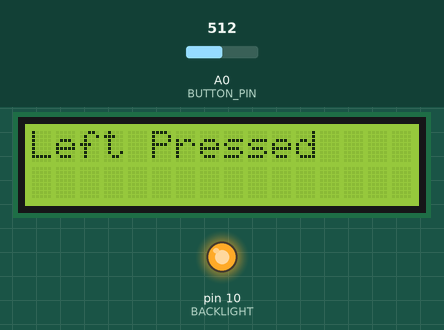
The sketch below on a simulated Arduino Uno, built with avr-gcc and run on an emulated ATmega328P. Shown: 16×2 character LCD, output pins drawn as LEDs (lit = HIGH). Inputs (shaded band) come from the test bench; at power-on: A0 (BUTTON_PIN) = 512.

Above: at 1.2 s.
1.3 s: A0 (BUTTON_PIN) set to 716
At 2.2 s:
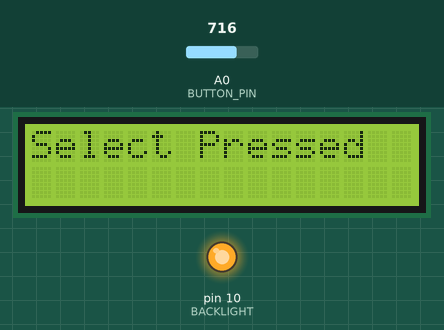
2.9 s: A0 (BUTTON_PIN) set to 306
At 4.1 s:
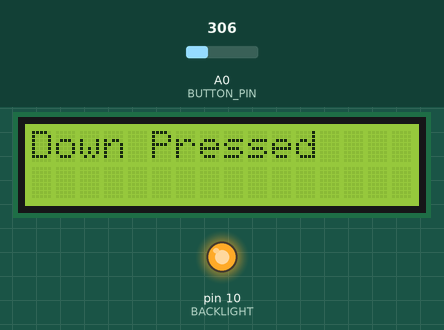
4.4 s: A0 (BUTTON_PIN) set to 122
At 5.5 s:
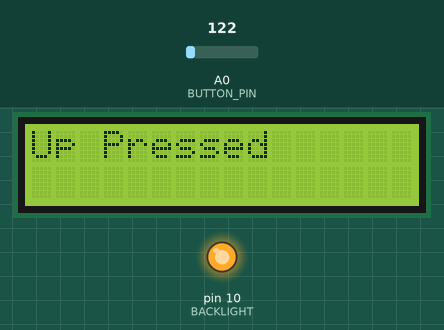
6.0 s: A0 (BUTTON_PIN) set to 0
At 6.6 s:
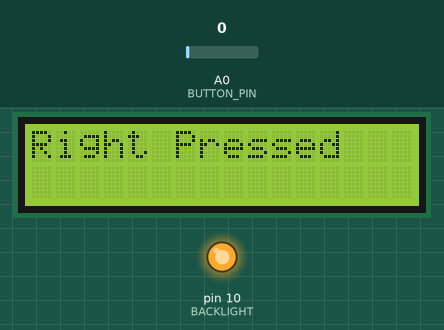
7.6 s: A0 (BUTTON_PIN) set to 511
At 8.7 s:
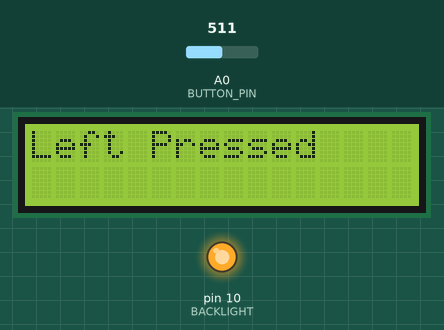
9.1 s: A0 (BUTTON_PIN) set to 716
At 9.9 s:
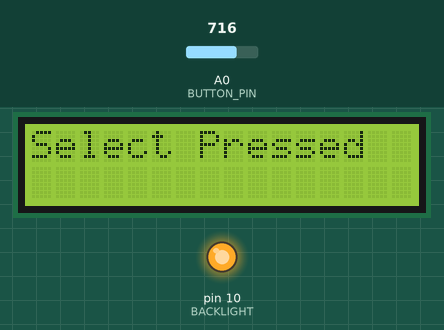
Timing chart, 0 to 12.1 s (numbered marks = the images above; inputs shaded):
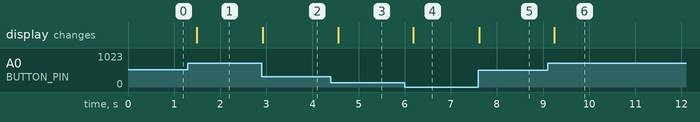

The sketch:

keypad_all_buttons.ino
```cpp
#include <LiquidCrystal.h>

// Pin definitions for LCD
const int LCD_RS = 8;
const int LCD_ENABLE = 9;
const int LCD_D4 = 4;
const int LCD_D5 = 5;
const int LCD_D6 = 6;
const int LCD_D7 = 7;
const int BACKLIGHT = 10;
const int BUTTON_PIN = A0; // Button connected to A0 pin

// Initialize the LCD with the interface pins
LiquidCrystal lcd(LCD_RS, LCD_ENABLE, LCD_D4, LCD_D5, LCD_D6, LCD_D7);

// Button value thresholds (based on analog values read)
int buttonValues[5] = {50, 200, 400, 600, 800}; // Approximate thresholds for Right, Up, Down, Left, Select

void setup() {
  lcd.begin(16, 2); // Initialize the LCD with 16x2 characters
  pinMode(BACKLIGHT, OUTPUT);
  digitalWrite(BACKLIGHT, HIGH); // Turn on the backlight
  lcd.print("Press a button");
}

void loop() {
  int buttonValue = analogRead(BUTTON_PIN); // Read the analog value from A0

  // Determine which button was pressed based on analog value
  if (buttonValue < buttonValues[0]) { // Right button
    lcd.clear();
    lcd.print("Right Pressed");
  }
  else if (buttonValue < buttonValues[1]) { // Up button
    lcd.clear();
    lcd.print("Up Pressed");
  }
  else if (buttonValue < buttonValues[2]) { // Down button
    lcd.clear();
    lcd.print("Down Pressed");
  }
  else if (buttonValue < buttonValues[3]) { // Left button
    lcd.clear();
    lcd.print("Left Pressed");
  }
  else if (buttonValue < buttonValues[4]) { // Select button
    lcd.clear();
    lcd.print("Select Pressed");
  }

  delay(200); // Delay to avoid multiple presses being detected
}
```

Measured:
- after the input at 1.3 s, the display: changes after 0.20 s (image 1)
- after the input at 2.9 s, the display: changes at once (image 2)
- after the input at 4.4 s, the display: changes after 0.16 s (image 3)
- after the input at 6.0 s, the display: changes after 0.19 s (image 4)
- after the input at 7.6 s, the display: changes at once (image 5)
- after the input at 9.1 s, the display: changes after 0.14 s (image 6)
